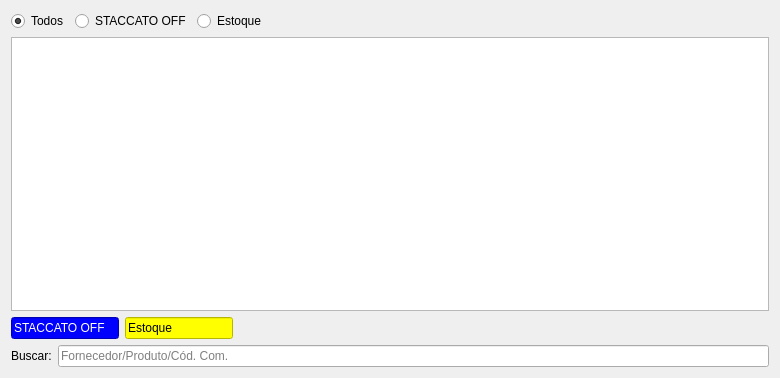
<?xml version="1.0" encoding="UTF-8"?>
<ui version="4.0">
 <class>WidgetEstoqueProduto</class>
 <widget class="QWidget" name="WidgetEstoqueProduto">
  <property name="geometry">
   <rect>
    <x>0</x>
    <y>0</y>
    <width>780</width>
    <height>378</height>
   </rect>
  </property>
  <property name="windowTitle">
   <string>Form</string>
  </property>
  <layout class="QGridLayout" name="gridLayout">
   <item row="0" column="0" colspan="2">
    <layout class="QHBoxLayout" name="horizontalLayout_2">
     <item>
      <widget class="QRadioButton" name="radioButtonTodos">
       <property name="text">
        <string>Todos</string>
       </property>
       <property name="checked">
        <bool>true</bool>
       </property>
      </widget>
     </item>
     <item>
      <widget class="QRadioButton" name="radioButtonStaccatoOFF">
       <property name="text">
        <string>STACCATO OFF</string>
       </property>
      </widget>
     </item>
     <item>
      <widget class="QRadioButton" name="radioButtonEstoque">
       <property name="text">
        <string>Estoque</string>
       </property>
      </widget>
     </item>
     <item>
      <spacer name="horizontalSpacer">
       <property name="orientation">
        <enum>Qt::Horizontal</enum>
       </property>
       <property name="sizeHint" stdset="0">
        <size>
         <width>0</width>
         <height>0</height>
        </size>
       </property>
      </spacer>
     </item>
    </layout>
   </item>
   <item row="1" column="0" colspan="2">
    <widget class="TableView" name="tableProdutos">
     <property name="editTriggers">
      <set>QAbstractItemView::NoEditTriggers</set>
     </property>
     <property name="selectionBehavior">
      <enum>QAbstractItemView::SelectRows</enum>
     </property>
     <property name="sortingEnabled">
      <bool>true</bool>
     </property>
    </widget>
   </item>
   <item row="2" column="0" colspan="2">
    <layout class="QHBoxLayout" name="horizontalLayout">
     <item>
      <widget class="QLineEdit" name="lineEditStaccatoOff">
       <property name="sizePolicy">
        <sizepolicy hsizetype="Fixed" vsizetype="Fixed">
         <horstretch>0</horstretch>
         <verstretch>0</verstretch>
        </sizepolicy>
       </property>
       <property name="styleSheet">
        <string notr="true">background-color: rgb(0, 0, 255);
color: rgb(255, 255, 255);</string>
       </property>
       <property name="text">
        <string>STACCATO OFF</string>
       </property>
       <property name="readOnly">
        <bool>true</bool>
       </property>
      </widget>
     </item>
     <item>
      <widget class="QLineEdit" name="lineEditEstoque">
       <property name="sizePolicy">
        <sizepolicy hsizetype="Fixed" vsizetype="Fixed">
         <horstretch>0</horstretch>
         <verstretch>0</verstretch>
        </sizepolicy>
       </property>
       <property name="styleSheet">
        <string notr="true">background-color: rgb(255, 255, 0);
color: rgb(0, 0, 0);</string>
       </property>
       <property name="text">
        <string>Estoque</string>
       </property>
       <property name="readOnly">
        <bool>true</bool>
       </property>
      </widget>
     </item>
     <item>
      <spacer name="horizontalSpacer_2">
       <property name="orientation">
        <enum>Qt::Horizontal</enum>
       </property>
       <property name="sizeHint" stdset="0">
        <size>
         <width>0</width>
         <height>0</height>
        </size>
       </property>
      </spacer>
     </item>
    </layout>
   </item>
   <item row="3" column="0">
    <widget class="QLabel" name="labelBusca">
     <property name="sizePolicy">
      <sizepolicy hsizetype="Maximum" vsizetype="Preferred">
       <horstretch>0</horstretch>
       <verstretch>0</verstretch>
      </sizepolicy>
     </property>
     <property name="text">
      <string>Buscar:</string>
     </property>
    </widget>
   </item>
   <item row="3" column="1">
    <widget class="QLineEdit" name="lineEditBusca">
     <property name="placeholderText">
      <string>Fornecedor/Produto/Cód. Com.</string>
     </property>
    </widget>
   </item>
  </layout>
 </widget>
 <customwidgets>
  <customwidget>
   <class>TableView</class>
   <extends>QTableView</extends>
   <header>src/tableview.h</header>
  </customwidget>
 </customwidgets>
 <tabstops>
  <tabstop>radioButtonTodos</tabstop>
  <tabstop>radioButtonStaccatoOFF</tabstop>
  <tabstop>radioButtonEstoque</tabstop>
  <tabstop>tableProdutos</tabstop>
  <tabstop>lineEditStaccatoOff</tabstop>
  <tabstop>lineEditEstoque</tabstop>
  <tabstop>lineEditBusca</tabstop>
 </tabstops>
 <resources/>
 <connections/>
</ui>
